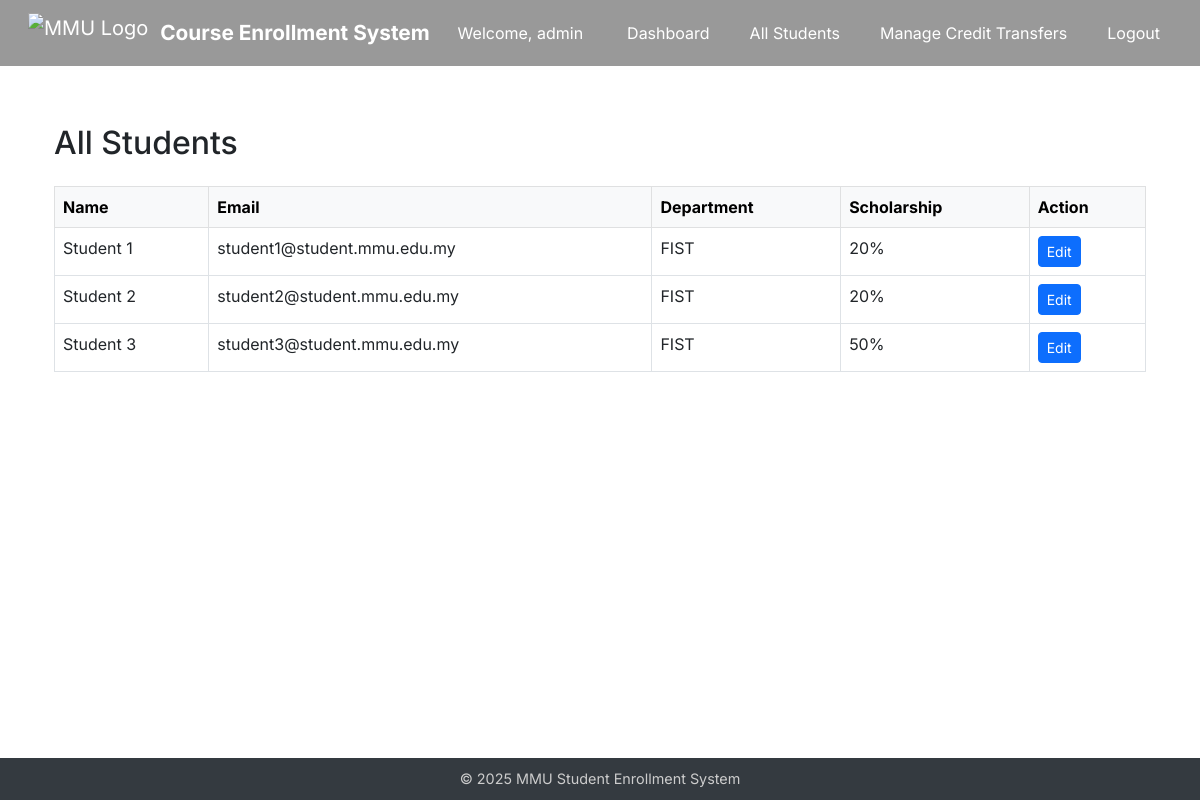
Page /admin/admin/students (signed in) on the earlier database version.
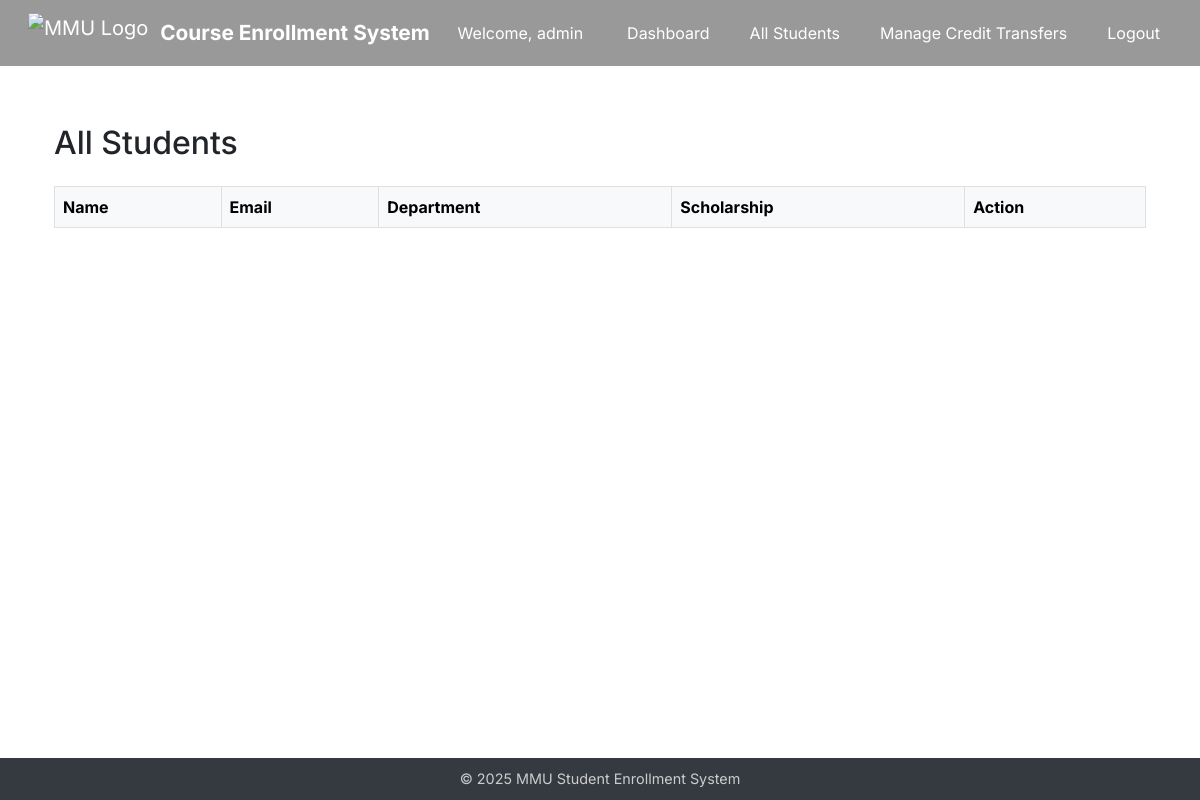
Same page on the later database version.
### app/models.py (models this page shows, shortened)
class Student(UserMixin, db.Model):
    id = db.Column(db.Integer, primary_key=True)
    name = db.Column(db.String(64))
    email = db.Column(db.String(120), unique=True)
    department = db.Column(db.String(64))
    password_hash = db.Column(db.String(128))
    scholarship_percentage = db.Column(db.Integer, default=0)
    enrollments = db.relationship('Enrollment', backref='student', lazy=True)

### app/routes/admin.py (the view)
@admin_bp.route("/admin/students")
@login_required
def admin_all_students():
    if not current_user.is_admin:
        abort(403)
    students = Student.query.all()
    return render_template("admin/all_students.html", students=students)

### app/models.py (called while the page is built)
    @property
    def is_admin(self):
        return True

### app/templates/admin/all_students.html
{% extends "base.html" %}
{% block content %}
<div class="container mt-4">
    <h2 class="mb-4">All Students</h2>
    <table class="table table-bordered table-hover">
        <thead class="table-light">
            <tr>
                <th>Name</th>
                <th>Email</th>
                <th>Department</th>
                <th>Scholarship</th>
                <th>Action</th>
            </tr>
        </thead>
        <tbody>
            {% for student in students %}
            <tr>
                <td>{{ student.name }}</td>
                <td>{{ student.email }}</td>
                <td>{{ student.department }}</td>
                <td>{{ student.scholarship_percentage or 0 }}%</td>
                <td>
                    <a href="{{ url_for('admin.admin_edit_student', student_id=student.id) }}" class="btn btn-sm btn-primary">
                        Edit
                    </a>
                </td>
            </tr>
            {% endfor %}
        </tbody>
    </table>
</div>
{% endblock %}

Differences in the rows shown:
removed Student: name "Student 1", email "student1@student.mmu.edu.my", department "FIST", scholarship_percentage "20"
removed Student: name "Student 2", email "student2@student.mmu.edu.my", department "FIST", scholarship_percentage "20"
removed Student: name "Student 3", email "student3@student.mmu.edu.my", department "FIST", scholarship_percentage "50"
